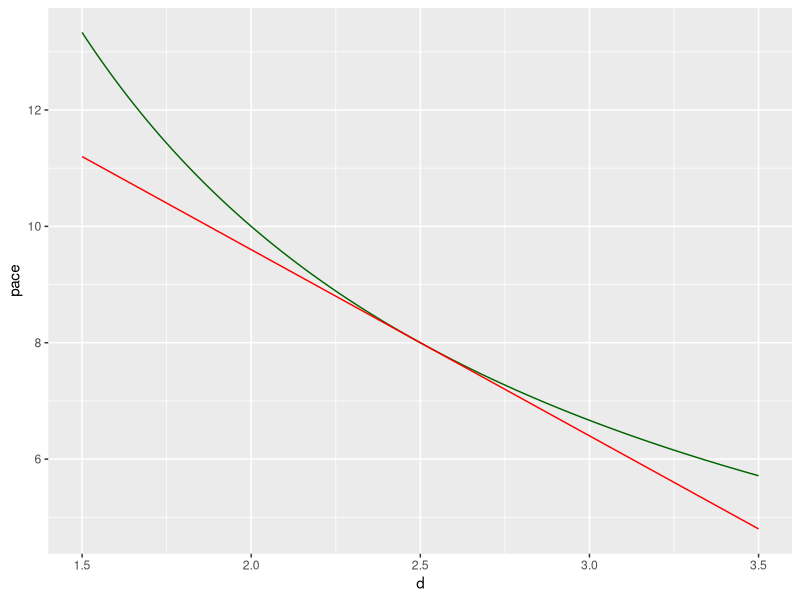
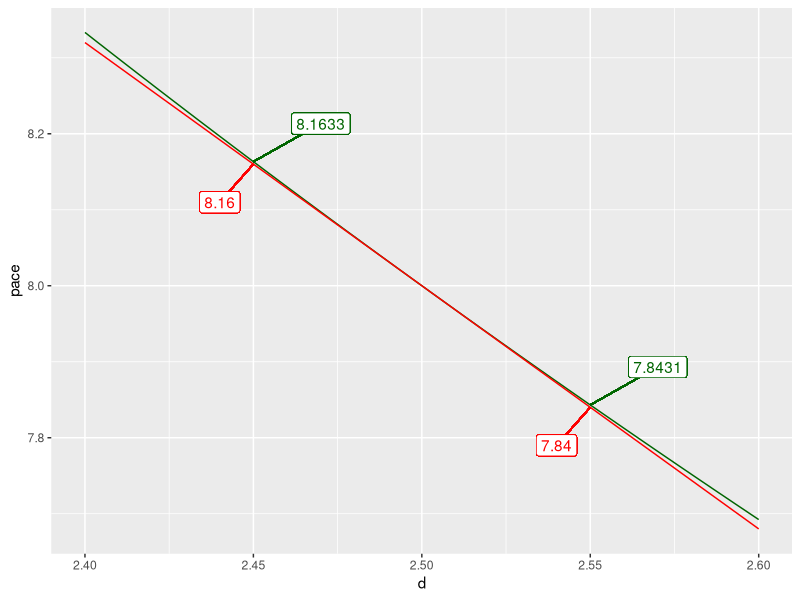

These charts were generated, in order, by the following R code:
## ---- chunk 1
#| label: taylor-1

d0 <- 2.5
t0 <- 20
pace0 <- t0 / d0
d1 <- d0 - 0.05
d2 <- d0 + 0.05
pace1 <- round(t0 / d1, 4)
pace2 <- round(t0 / d2, 4)
approx1 <- round(t0/d0-(d1-d0)*t0/(d0^2), 4)
approx2 <- round(t0/d0-(d2-d0)*t0/(d0^2), 4)
## ---- chunk 2
#| label: plot

library(ggplot2, quiet=TRUE)
d <- seq(d0-1, d0+1, length=501)
pace <- t0/d
truth <- data.frame(d, t0/d)
approx <- data.frame(d, pace=t0/d0 - (d-d0)*t0/d0^2)

ggplot(data.frame(d, pace)) +
  geom_line(aes(d, pace), col="darkgreen") +
  geom_line(data=approx, aes(d, pace), color="red")
## ---- chunk 3
#| label: zoom

library(ggplot2, quiet=TRUE)
d <- seq(d0-0.1, d0+0.1, length=501)
pace <- t0/d
truth <- data.frame(d, t0/d)
approx <- data.frame(d, pace=t0/d0 - (d-d0)*t0/d0^2)

ggplot(data.frame(d, pace)) +
  geom_line(aes(d, pace), col="darkgreen") +
  geom_line(data=approx, aes(d, pace), color="red") +
  geom_segment(x=d1+0.02, y=pace1+0.05, xend=d1, yend=pace1, color="darkgreen") +
  geom_segment(x=d2+0.02, y=pace2+0.05, xend=d2, yend=pace2, color="darkgreen") +
  geom_label(x=d1+0.02, y=pace1+0.05, label=pace1, color="darkgreen") +
  geom_label(x=d2+0.02, y=pace2+0.05, label=pace2, color="darkgreen") +
  geom_segment(x=d1-0.01, y=approx1-0.05, xend=d1, yend=approx1, color="red") +
  geom_segment(x=d2-0.01, y=approx2-0.05, xend=d2, yend=approx2, color="red") +
  geom_label(x=d1-0.01, y=approx1-0.05, label=approx1, color="red") +
  geom_label(x=d2-0.01, y=approx2-0.05, label=approx2, color="red")
